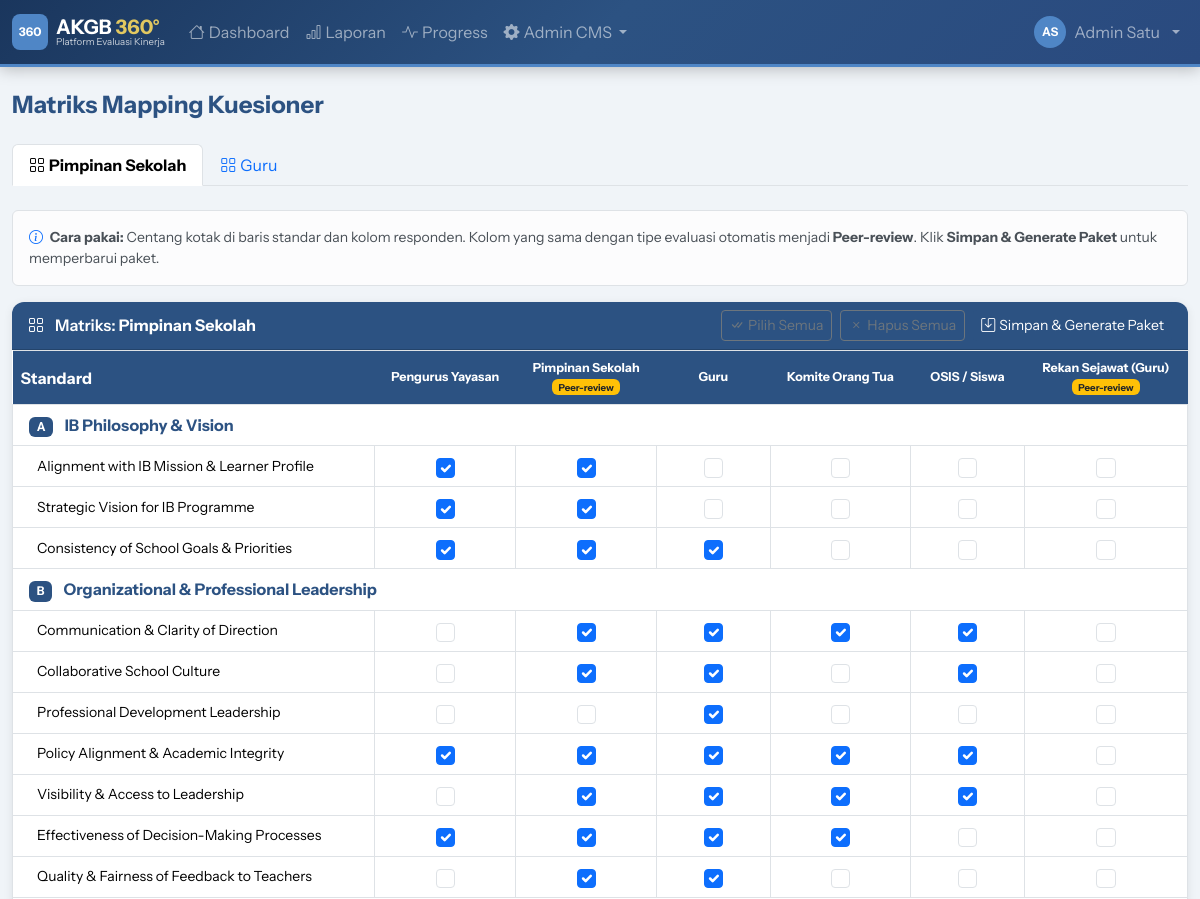
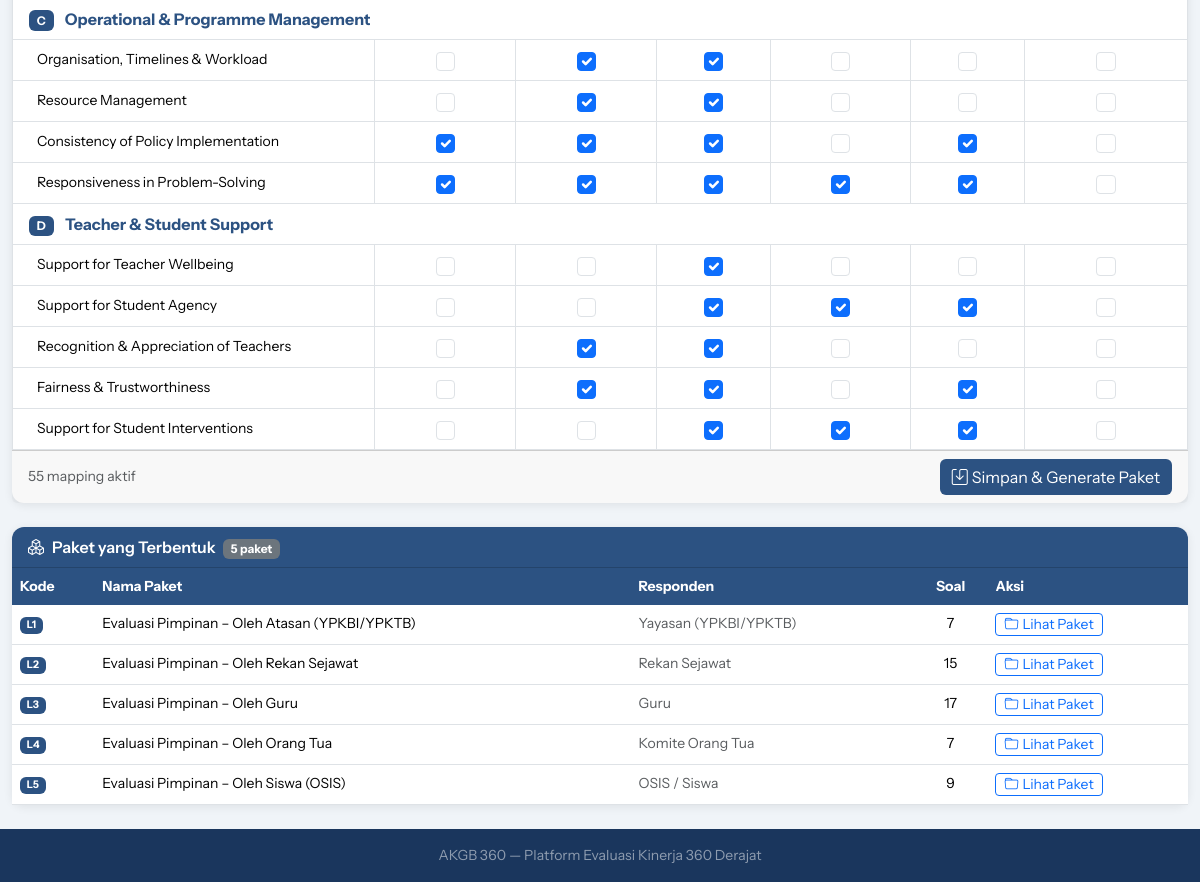
/demo/admin/matrix.php (signed in), run on the app's committed database (2 pictures, top to bottom).
### tables this page shows
CREATE TABLE `eval_types` (
  `id` int NOT NULL AUTO_INCREMENT,
  `code` varchar(20) NOT NULL,
  `name` varchar(100) NOT NULL,
  PRIMARY KEY (`id`),
  UNIQUE KEY `code` (`code`)
);

CREATE TABLE `packages` (
  `id` int NOT NULL AUTO_INCREMENT,
  `code` varchar(20) NOT NULL,
  `name` varchar(200) NOT NULL,
  `eval_type_id` int NOT NULL,
  `period_id` int DEFAULT NULL COMMENT 'NULL = template global, ada nilai = terikat periode',
  `respondent_type` varchar(50) NOT NULL,
  `description` text,
  `is_self_reflection` tinyint(1) DEFAULT '0',
  PRIMARY KEY (`id`),
  KEY `eval_type_id` (`eval_type_id`),
  KEY `period_id` (`period_id`),
  CONSTRAINT `packages_ibfk_1` FOREIGN KEY (`eval_type_id`) REFERENCES `eval_types` (`id`),
  CONSTRAINT `packages_ibfk_2` FOREIGN KEY (`period_id`) REFERENCES `eval_periods` (`id`) ON DELETE SET NULL
);

### public_html/demo/includes/db.php (called while the page is built, shortened)
<?php
class Database {
    private static ?PDO $instance = null;
    public static function getInstance(): PDO {
        if (self::$instance === null) {
            $dsn = "mysql:host=" . DB_HOST . ";dbname=" . DB_NAME . ";charset=" . DB_CHARSET;
            $options = [
                PDO::ATTR_ERRMODE            => PDO::ERRMODE_EXCEPTION,
                PDO::ATTR_DEFAULT_FETCH_MODE => PDO::FETCH_ASSOC,
                PDO::ATTR_EMULATE_PREPARES   => false,
            ];
            try {
                self::$instance = new PDO($dsn, DB_USER, DB_PASS, $options);
            } catch (PDOException $e) {
                die(json_encode(['error' => 'Database connection failed: ' . $e->getMessage()]));
            }
        }
        return self::$instance;
    }
    public static function query(string $sql, array $params = []): PDOStatement {
        $stmt = self::getInstance()->prepare($sql);
        $stmt->execute($params);
        return $stmt;
    }
    public static function fetchAll(string $sql, array $params = []): array {
        return self::query($sql, $params)->fetchAll();
    }
}

### public_html/demo/includes/functions.php (called while the page is built, shortened)
<?php
function h(string $s = ''): string {
    return htmlspecialchars($s, ENT_QUOTES, 'UTF-8');
}
function respondentLabel(string $type): string {
    return match($type) {
        'atasan'        => 'Yayasan (YPKBI/YPKTB)',
        'leader'        => 'Pimpinan Sekolah',
        'peer'          => 'Rekan Sejawat',
        'guru'          => 'Guru',
        'ortu'          => 'Komite Orang Tua',
        'siswa'         => 'OSIS / Siswa',
        'student_class' => 'Murid yang Diajar',
        'self'          => 'Self Evaluation',
        default         => ucfirst($type),
    };
}

### public_html/demo/admin/matrix.php (the view, shortened to what this page needs)
<?php
require_once __DIR__ . '/../includes/db.php';
require_once __DIR__ . '/../includes/functions.php';
require_once __DIR__ . '/../includes/layout.php';
$tab = $_GET['tab'] ?? '';
$evalTypes = Database::fetchAll("SELECT * FROM eval_types ORDER BY id");
if (!$tab && !empty($evalTypes)) $tab = $evalTypes[0]['code'];
$currentEt = null;
foreach ($evalTypes as $et) {
    if ($et['code'] === $tab) { $currentEt = $et; break; }
}
$fixedGroups = Database::fetchAll("
    SELECT id, name, respondent_type, order_num
    FROM `groups`
    WHERE is_fixed = 1 AND respondent_type IS NOT NULL
    ORDER BY order_num
");
$allRespondentTypes = [];
foreach ($fixedGroups as $g) {
    $allRespondentTypes[$g['respondent_type']] = $g['name'];
}
$peerMap = [
    'leader'  => ['leader', 'peer'],
    'teacher' => ['guru',   'peer'],
];
$existingMap = [];
$domains     = [];
if ($currentEt) {
    $mappings = Database::fetchAll("
        SELECT srm.standard_id, srm.respondent_type
        FROM standard_respondent_mapping srm
        JOIN standards s ON srm.standard_id = s.id
        JOIN domains d ON s.domain_id = d.id
        WHERE d.eval_type_id = ? AND srm.is_active = 1 AND srm.period_id IS NULL
    ", [$currentEt['id']]);
    $peerCols = $peerMap[$tab] ?? [];
    foreach ($mappings as $m) {
        $displayType = $m['respondent_type'];
        if ($m['respondent_type'] === 'peer' && !empty($peerCols)) {
            $displayType = $peerCols[0];
        }
        $existingMap[$m['standard_id']][$displayType] = true;
    }
    $rows = Database::fetchAll("
        SELECT s.id as s_id, s.name as s_name,
               d.id as d_id, d.name as d_name, d.code as d_code, d.order_num as d_order
        FROM standards s
        JOIN domains d ON s.domain_id = d.id
        WHERE d.eval_type_id = ?
        ORDER BY d.order_num, d.id, s.order_num, s.id
    ", [$currentEt['id']]);
    foreach ($rows as $r) {
        $did = $r['d_id'];
        if (!isset($domains[$did])) {
            $domains[$did] = ['name'=>$r['d_name'],'code'=>$r['d_code'],'standards'=>[]];
        }
        $domains[$did]['standards'][$r['s_id']] = $r['s_name'];
    }
}
$currentPeerTypes = $peerMap[$tab] ?? [];
ob_start(); ?>
<ul class="nav nav-tabs mb-4">
  <?php foreach ($evalTypes as $et): ?>
  <li class="nav-item">
    <a class="nav-link <?= $tab===$et['code']?'active fw-bold':'' ?>"
       href="?tab=<?= urlencode($et['code']) ?>">
      <i class="bi bi-grid me-1"></i><?= h($et['name']) ?>
    </a>
  </li>
  <?php endforeach; ?>
</ul>
<?php if (!$currentEt || empty($domains)): ?>
<div class="card">
  <div class="card-body text-center py-5 text-muted">
    <i class="bi bi-grid display-4 mb-3 d-block"></i>
    <p>Belum ada standard untuk tipe ini.</p>
    <a href="<?= APP_URL ?>/admin/foundation.php?tab=standards" class="btn btn-navy">
      Tambah Standard →
    </a>
  </div>
</div>
<?php else: ?>
<div class="alert alert-light border small mb-3">
  <i class="bi bi-info-circle me-1 text-primary"></i>
  <strong>Cara pakai:</strong> Centang kotak di baris standar dan kolom responden.
  Kolom yang sama dengan tipe evaluasi otomatis menjadi <strong>Peer-review</strong>.
  Klik <strong>Simpan & Generate Paket</strong> untuk memperbarui paket.
</div>
<form method="POST">
  <div class="card">
    <div class="card-header d-flex justify-content-between align-items-center">
      <span>
        <i class="bi bi-grid me-2"></i>
        Matriks: <strong><?= h($currentEt['name']) ?></strong>
      </span>
      <div class="d-flex gap-2">
        <button type="button" class="btn btn-sm btn-outline-secondary" id="btnCheckAll">
          <i class="bi bi-check-all me-1"></i>Pilih Semua
        </button>
        <button type="button" class="btn btn-sm btn-outline-secondary" id="btnUncheckAll">
          <i class="bi bi-x me-1"></i>Hapus Semua
        </button>
        <button type="submit" class="btn btn-sm btn-navy">
          <i class="bi bi-save me-1"></i>Simpan & Generate Paket
        </button>
      </div>
    </div>
    <div class="card-body p-0">
      <div class="table-responsive">
        <table class="table table-bordered mb-0" id="matrixTable">
          <thead>
            <tr style="background:var(--ktb-navy);color:white">
              <th style="min-width:260px;vertical-align:middle">Standard</th>
              <?php foreach ($allRespondentTypes as $rType => $rLabel):
                $isPeer = in_array($rType, $currentPeerTypes);
              ?>
              <th class="text-center" style="min-width:100px;vertical-align:middle;font-size:.78rem">
                <?= h($rLabel) ?>
                <?php if ($isPeer): ?>
                <br><span class="badge bg-warning text-dark" style="font-size:.6rem">Peer-review</span>
                <?php endif; ?>
              </th>
              <?php endforeach; ?>
            </tr>
          </thead>
          <tbody>
            <?php foreach ($domains as $did => $domain): ?>
            <tr style="background:#eef1fa">
              <td colspan="<?= count($allRespondentTypes)+1 ?>" class="py-2 px-3">
                <span class="badge me-2" style="background:var(--ktb-navy)">
                  <?= h($domain['code']??'—') ?>
                </span>
                <strong class="text-navy"><?= h($domain['name']) ?></strong>
              </td>
            </tr>
            <?php foreach ($domain['standards'] as $sid => $sName): ?>
            <tr class="standard-row">
              <td class="ps-4 small" style="vertical-align:middle"><?= h($sName) ?></td>
              <?php foreach ($allRespondentTypes as $rType => $rLabel): ?>
              <td class="text-center" style="vertical-align:middle">
                <div class="form-check d-flex justify-content-center mb-0">
                  <input type="checkbox"
                    class="form-check-input matrix-cb"
                    name="mapping[<?= $sid ?>][<?= $rType ?>]"
                    value="1"
                    style="width:1.2em;height:1.2em;cursor:pointer"
                    <?= !empty($existingMap[$sid][$rType]) ? 'checked' : '' ?>>
                </div>
              </td>
              <?php endforeach; ?>
            </tr>
            <?php endforeach; ?>
            <?php endforeach; ?>
          </tbody>
        </table>
      </div>
    </div>
    <div class="card-footer d-flex justify-content-between align-items-center">
      <small class="text-muted">
        <span id="checkedCount">0</span> mapping aktif
      </small>
      <button type="submit" class="btn btn-navy">
        <i class="bi bi-save me-1"></i>Simpan & Generate Paket
      </button>
    </div>
  </div>
</form>
<?php
$existingPkgs = Database::fetchAll("
    SELECT p.*, COUNT(pq.id) as q_count
    FROM packages p
    LEFT JOIN package_questions pq ON pq.package_id = p.id
    WHERE p.eval_type_id = ? AND p.is_self_reflection = 0 AND p.period_id IS NULL
    GROUP BY p.id
    ORDER BY p.id
", [$currentEt['id']]);
?>
<?php if (!empty($existingPkgs)): ?>
<div class="card mt-4">
  <div class="card-header">
    <i class="bi bi-boxes me-2"></i>Paket yang Terbentuk
    <span class="badge bg-secondary ms-1"><?= count($existingPkgs) ?> paket</span>
  </div>
  <div class="card-body p-0">
    <table class="table table-hover mb-0 small">
      <thead><tr>
        <th>Kode</th>
        <th>Nama Paket</th>
        <th>Responden</th>
        <th class="text-center">Soal</th>
        <th>Aksi</th>
      </tr></thead>
      <tbody>
        <?php foreach ($existingPkgs as $pkg): ?>
        <tr>
          <td><span class="badge badge-navy"><?= h($pkg['code']) ?></span></td>
          <td><?= h($pkg['name']) ?></td>
          <td class="text-muted"><?= h(respondentLabel($pkg['respondent_type'])) ?></td>
          <td class="text-center"><?= $pkg['q_count'] ?></td>
          <td>
            <a href="<?= APP_URL ?>/admin/questions_packages.php?pkg=<?= $pkg['id'] ?>&et=<?= urlencode($tab) ?>"
               class="btn btn-sm btn-outline-primary py-0 px-2">
              <i class="bi bi-folder me-1"></i>Lihat Paket
            </a>
          </td>
        </tr>
        <?php endforeach; ?>
      </tbody>
    </table>
  </div>
</div>
<?php endif; ?>
<?php endif; ?>

### data on the page
eval_types: name "Pimpinan Sekolah"
eval_types: name "Guru"
packages: code "L1", name "Evaluasi Pimpinan – Oleh Atasan (YPKBI/YPKTB)", respondent_type "Yayasan (YPKBI/YPKTB)", q_count "7"
packages: code "L2", name "Evaluasi Pimpinan – Oleh Rekan Sejawat", respondent_type "Rekan Sejawat", q_count "15"
packages: code "L3", name "Evaluasi Pimpinan – Oleh Guru", respondent_type "Guru", q_count "17"
packages: code "L4", name "Evaluasi Pimpinan – Oleh Orang Tua", respondent_type "Komite Orang Tua", q_count "7"
packages: code "L5", name "Evaluasi Pimpinan – Oleh Siswa (OSIS)", respondent_type "OSIS / Siswa", q_count "9"

### other printed values
$initials "AS"
$name "Admin Satu"
$title "Matriks Mapping Kuesioner"
$rLabel "Pengurus Yayasan"
$rLabel "Pimpinan Sekolah"
$rLabel "Guru"
$rLabel "Komite Orang Tua"
$rLabel "OSIS / Siswa"
$rLabel "Rekan Sejawat (Guru)"
$domain['code'] "A"
$domain['name'] "IB Philosophy & Vision"
$sName "Alignment with IB Mission & Learner Profile"
$sName "Strategic Vision for IB Programme"
$sName "Consistency of School Goals & Priorities"
$domain['code'] "B"
